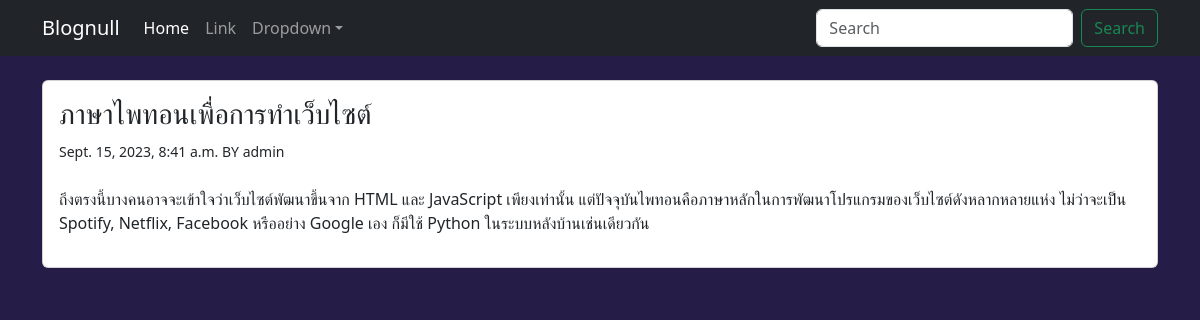
Page /blog/3 on the committed database.
### blog/models.py (models this page shows, shortened)
class Post(models.Model):
    class Status(models.TextChoices): # เพิ่มฟิลด์ status
        DRAFT = 'DF', 'Draft'
        PUBLISHED = 'PB', 'Published'
    title = models.CharField(max_length=250)
    slug = models.SlugField(max_length=250)
    body = models.TextField()
    publish = models.DateTimeField(default=timezone.now) # เพิ่ม datetime
    created = models.DateTimeField(auto_now_add=True) # เพิ่ม datetime
    updated = models.DateTimeField(auto_now=True) # เพิ่ม datetime
    status = models.CharField(max_length=2,
                                choices=Status.choices,
                                default=Status.DRAFT) # เพิ่มฟิลด์ status
    author = models.ForeignKey(User,
                                on_delete=models.CASCADE,
                                related_name='blog_posts') # เพิ่มความสัมพันธ์กับ User
    objects=models.Manager() #the dufault manager
    published=PublishedManager() #our custom manager
    class Meta: # การกำหนดการเรียงข้อมูลในโมเดล Post
        ordering = ['-publish'] # เรียงลำดับโพสต์จากวันที่ล่าสุดไปยังเก่าสุด
        indexes = [
            models.Index(fields=['-publish']), # เพิ่ม index
        ]

### blog/views.py (the view)
# urls.py: path('<int:id>',views.post_detail,name='post_detail')
def post_detail(request,id):
    post=Post.published.get(id=id)
    return render(request,'blog/post/detail.html',{'post':post})

### blog/models.py (called while the page is built)
    def get_queryset(self):
        return super().get_queryset().filter(status=Post.Status.PUBLISHED)

### blog/templates/blog/post/detail.html (shortened to what this page needs)
{% extends 'blog/base.html' %} #Call Master page
{% block content %}
    <div class="card mb-4">
        <div class="card-body">
            <h3>{{ post.title }}</h3>
            <small>{{ post.publish }} BY {{ post.author }}</small>
            <p class="mt-4">{{ post.body }}</p>
        </div>
    </div>
{% endblock %}

### blog/static/css/style.css (style rules this page uses)
body { background-color: rgb(37, 29, 71); }

### rows in the picture
Post: title "ภาษาไพทอนเพื่อการทำเว็บไซต์", publish "Sept. 15, 2023, 8:41 a.m.", author "admin", body "ถึงตรงนี้บางคนอาจจะเข้าใจว่าเว็บไซต์พัฒนาขึ้นจาก HTML และ JavaScript เพียงเท่านั้น แต่ปัจจุบันไพทอนคือภาษาหลักในการพัฒนาโปรแกรมของเว็บไซต์ดังหลากหลายแห่ง ไม่ว่าจะเป็น Spotify, Netflix, Facebook หรืออย่าง Google เอง ก็มีใช้ Python ในระบบหลังบ้านเช่นเดียวกัน"
